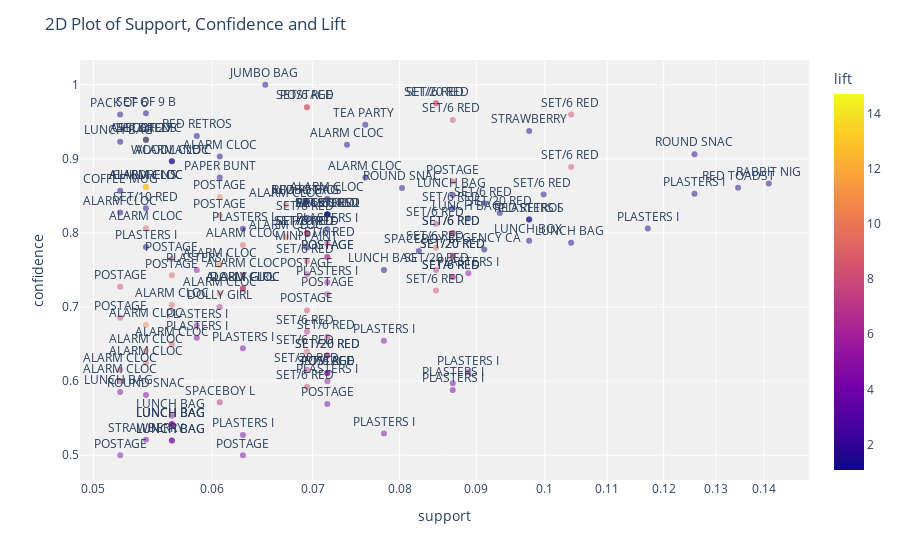

The code cell stored with this chart in its notebook:
### Markdown cell above
# 4. Plot Model

### Code cell
plot_model(model1)

### Figure 1 — Plotly figure (JSON) as saved in the notebook; plotly's stock layout.template omitted (floating-point values rounded to 4 significant figures; data arrays with more than 128 entries replaced by an {"elided": "..."} marker saying what was removed)
{"data": [{"customdata": {"elided": "141x2 str values"}, "hoverlabel": {"namelength": 0}, "hovertemplate": "support=%{x}<br>confidence=%{y}<br>antecedents=%{customdata[0]}<br>consequents=%{customdata[1]}<br>antecedents_short=%{text}<br>lift=%{marker.color}", "legendgroup": "", "marker": {"color": {"elided": "141 float values"}, "coloraxis": "coloraxis", "opacity": 0.5, "symbol": "circle"}, "mode": "markers+text", "name": "", "showlegend": false, "text": {"elided": "141 str values"}, "textposition": "top center", "type": "scatter", "x": {"elided": "141 float values"}, "xaxis": "x", "y": {"elided": "141 float values"}, "yaxis": "y"}], "layout": {"autosize": true, "coloraxis": {"colorbar": {"title": {"text": "lift"}}, "colorscale": [[0, "#0d0887"], [0.1111, "#46039f"], [0.2222, "#7201a8"], [0.3333, "#9c179e"], [0.4444, "#bd3786"], [0.5556, "#d8576b"], [0.6667, "#ed7953"], [0.7778, "#fb9f3a"], [0.8889, "#fdca26"], [1, "#f0f921"]]}, "legend": {"tracegroupgap": 0}, "margin": {"t": 60}, "plot_bgcolor": "rgb(240,240,240)", "title": {"text": "2D Plot of Support, Confidence and Lift"}, "xaxis": {"anchor": "y", "autorange": true, "domain": [0, 1], "range": [-1.31, -0.8235], "title": {"text": "support"}, "type": "log"}, "yaxis": {"anchor": "x", "autorange": true, "domain": [0, 1], "range": [0.4687, 1.031], "title": {"text": "confidence"}, "type": "linear"}}}
